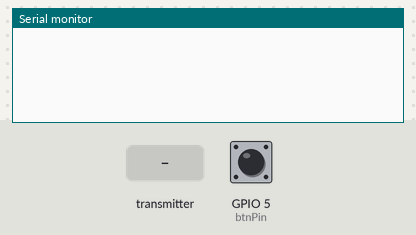
The sketch below on a simulated ESP32. Parts: the last lines printed to the serial monitor. Inputs (shaded band) come from the test bench; at power-on: GPIO 5 (btnPin) HIGH.

Above: at 1.2 s.
1.3 s: GPIO 5 (btnPin) pulled LOW for 0.15 s
At 2.0 s:
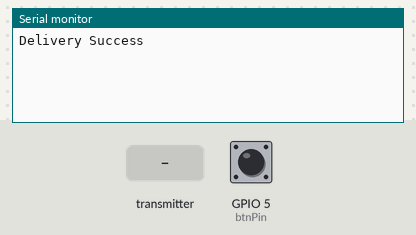
2.9 s: the transmitter starts sending receivedValue = 0
At 3.26 s:
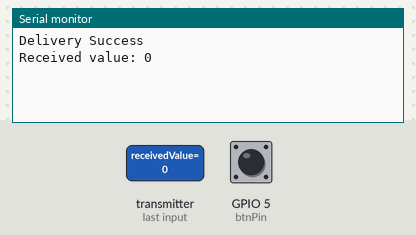
4.9 s: the transmitter starts sending receivedValue = 1024
At 5.26 s:
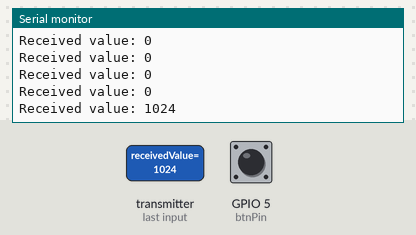

Measured:
- after the input at 1.3 s, the serial monitor: prints a new line after 0.05 s (image 1)
- after the input at 2.9 s, the serial monitor: prints a new line after 0.05 s (image 2)
- after the input at 4.9 s, the serial monitor: prints a new line after 0.05 s (image 3)

The sketch:

sender.ino
```cpp
#include <WiFi.h>
#include <esp_now.h>

const int btnPin = 5;
int buttonState;
bool ledState = true, lastButtonState = false;
unsigned long debounceDelay = 50, lastDebounceTime = 0, countToSend = 0, receivedValue = 0;

uint8_t broadcastAddress[] = {0xFC, 0xF5, 0xC4, 0x09, 0x49, 0x70};

// Data sending callback function
void OnDataSent(const uint8_t *mac_addr, esp_now_send_status_t status) {
    // char macStr[18];
    // Serial.print("Packet to: ");
    // snprintf(macStr, sizeof(macStr), "%02x:%02x:%02x:%02x:%02x:%02x", mac_addr[0],
    //         mac_addr[1], mac_addr[2], mac_addr[3], mac_addr[4], mac_addr[5]);
    // Serial.println(macStr);
    // Serial.print("Send status: ");
    Serial.println(status == ESP_NOW_SEND_SUCCESS ? "Delivery Success" : "Delivery Fail");
}

void OnDataRecv(const uint8_t *mac, const uint8_t *incomingData, int len) {
    memcpy(&receivedValue, incomingData, sizeof(receivedValue));
    Serial.print("Received value: ");
    Serial.println(receivedValue);
}

void readButtonState() {
    int reading = !digitalRead(btnPin);

    if (reading != lastButtonState) {
        lastDebounceTime = millis();
    }

    if ((millis() - lastDebounceTime) > debounceDelay) {
        if (reading != buttonState) {
            buttonState = reading;

            if (buttonState == true) {
                ledState = !ledState;
                countToSend++;
                esp_err_t result = esp_now_send(broadcastAddress, (uint8_t *)&countToSend, sizeof(countToSend));
                // if (result == ESP_OK) {
                //     Serial.println("Sent with success");
                // } else {
                //     Serial.println("Error sending the data");
                // }
            }
        }
    }
    lastButtonState = reading;
}

void setup() {
    Serial.begin(115200);
    pinMode(btnPin, INPUT);

    // initialization ESP-NOW
    WiFi.mode(WIFI_STA);
    if (esp_now_init() != ESP_OK) {
        Serial.println("Error initializing ESP-NOW");
        return;
    }

    // Set the send data callback function
    esp_now_register_send_cb(OnDataSent);

    esp_now_register_recv_cb(OnDataRecv);

  // Bind data receiver
  esp_now_peer_info_t peerInfo;
  memcpy(peerInfo.peer_addr, broadcastAddress, 6);
  peerInfo.channel = 0;
  peerInfo.encrypt = false;
  if (esp_now_add_peer(&peerInfo) != ESP_OK) {
    Serial.println("Failed to add peer");
    return;
  }
}
void loop() {
    readButtonState();
}
```
